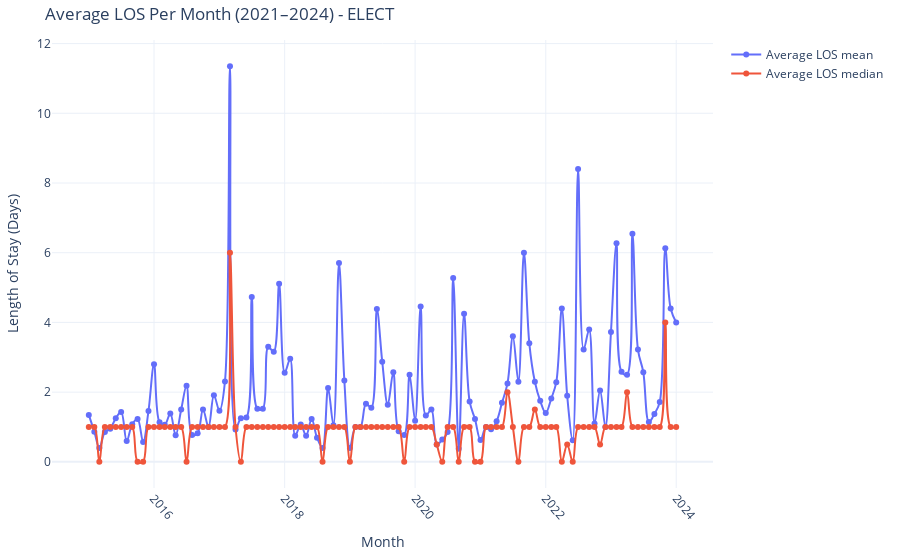

The cell this chart's notebook holds for it:
### Code cell
import pandas as pd
import plotly.graph_objects as go

avg_los_month = df_elect_unique.groupby('year_month')['Los'].mean().reset_index()
avg_los_month1 = df_elect_unique.groupby('year_month')['Los'].median().reset_index()

# Create the plot
fig = go.Figure()
fig.add_trace(
    go.Scatter(
        x=avg_los_month['year_month'],
        y=avg_los_month['Los'],
        mode='lines+markers',
        name='Average LOS mean',
        line=go.scatter.Line(shape='spline')
    )
)

fig.add_trace(
    go.Scatter(
        x=avg_los_month1['year_month'],
        y=avg_los_month1['Los'],
        mode='lines+markers',
        name='Average LOS median',
        line=go.scatter.Line(shape='spline')
    )
)

# Update layout
fig.update_layout(
    title='Average LOS Per Month (2021–2024) - ELECT',
    xaxis_title='Month',
    yaxis_title='Length of Stay (Days)',
    template='plotly_white',
    margin=dict(l=20, r=20, t=40, b=40),
    xaxis=dict(tickangle=50)
)

fig.show()
